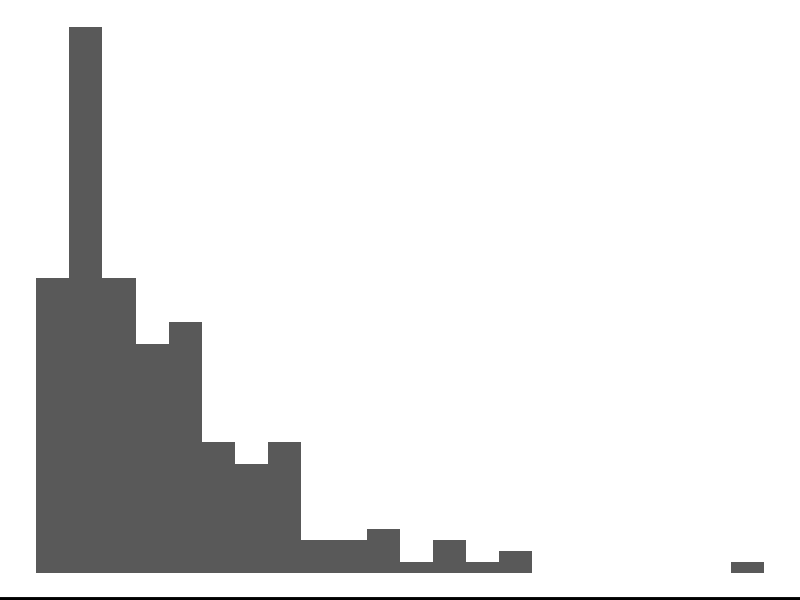
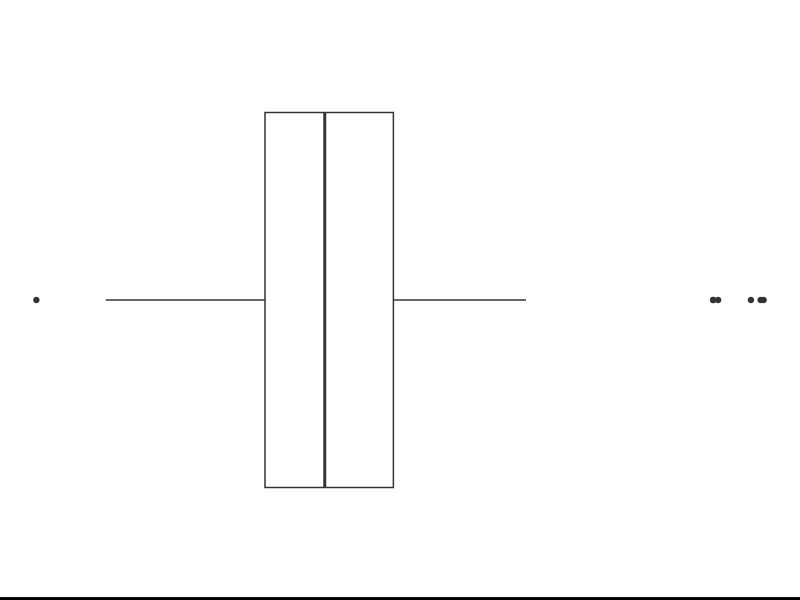
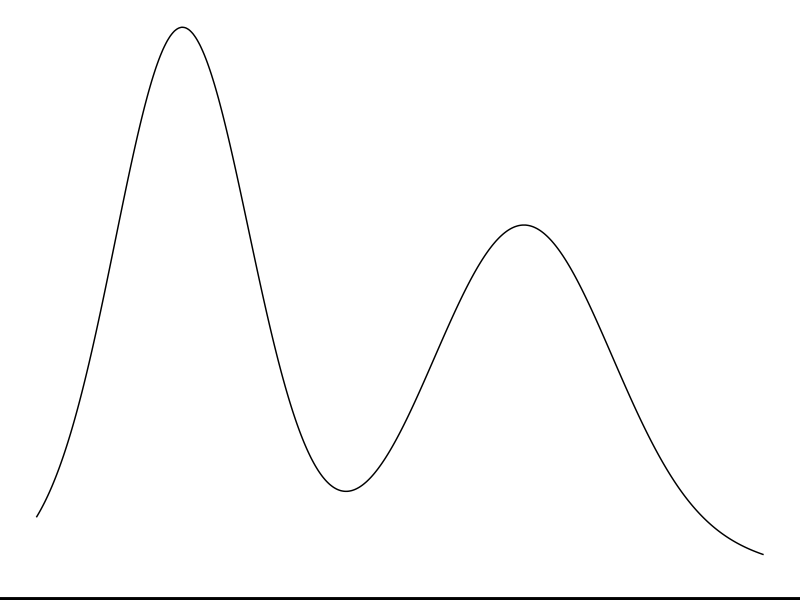
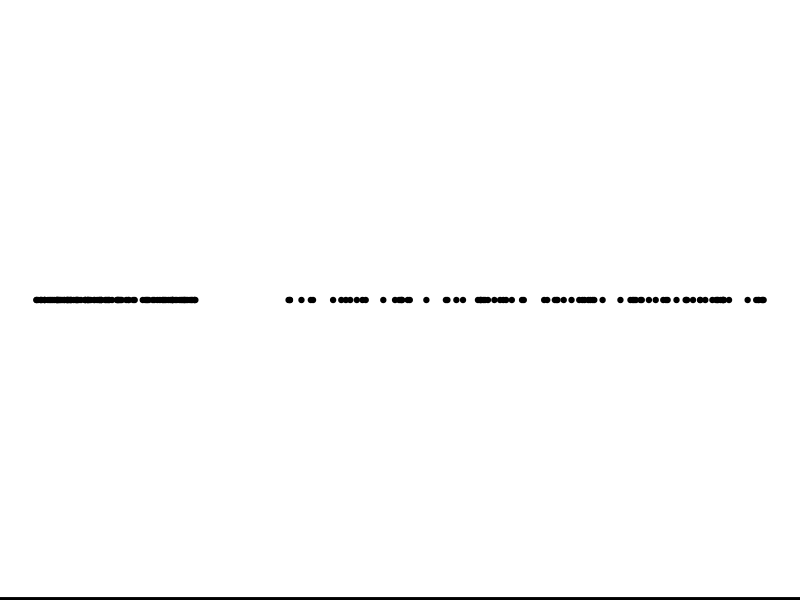
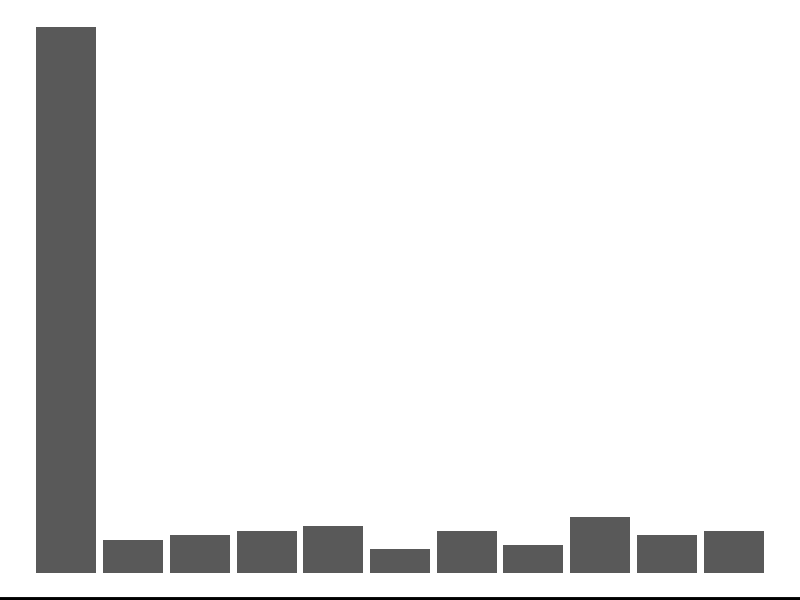
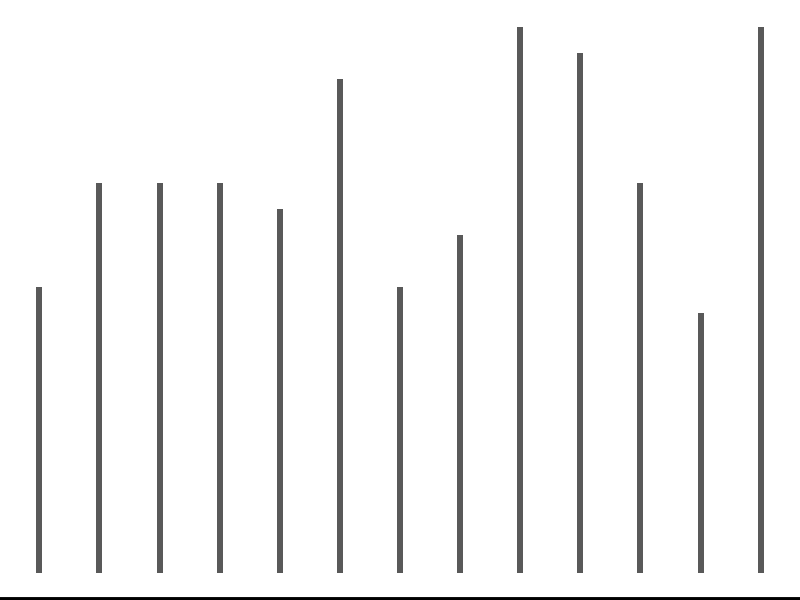
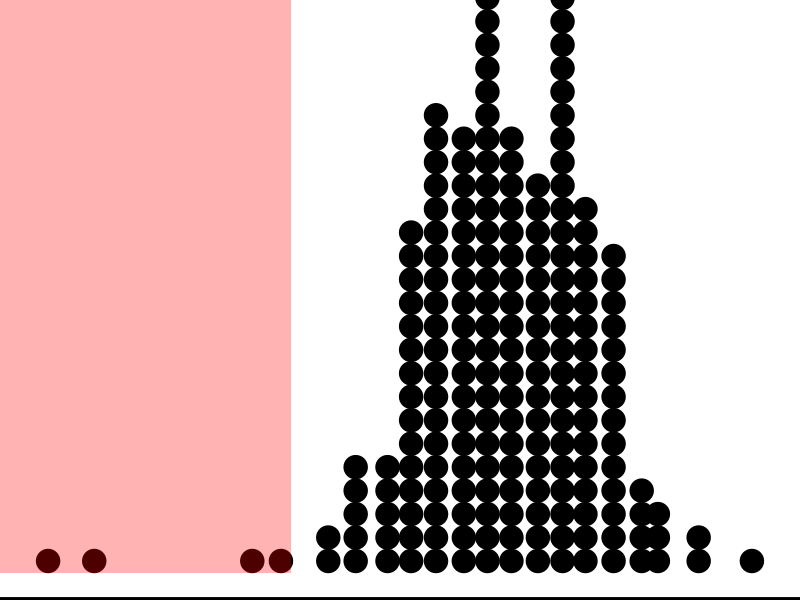
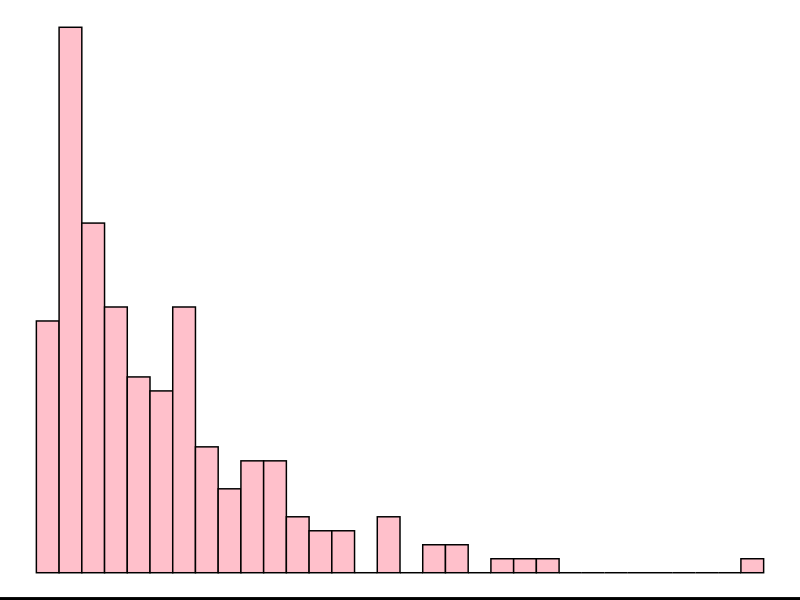

These charts were generated, in order, by the following R code: (Note: this script raises an error after producing the figures.)
## ---- chunk 1
library(tidyverse)
library(colorspace)
library(readr)
## ---- chunk 2
some_df <- tibble(id = 1:200) %>% 
  mutate(x1 = rexp(n()),
         p1 = rbinom(n(), 1, 0.98),
         x2 = p1 * rnorm(n()) + (1 - p1) * runif(n(), 4, 5),
         p2 = rbinom(n(), 1, 0.6),
         x3 = p2 * rnorm(n()) + (1 - p2) * rnorm(n(), 8, 2),
         x4 = p2 * runif(n(), 1, 3) + (1 - p2) * runif(n(), 4, 10),
         x5 = sample(0:10, size = n(), replace = TRUE, prob = c(0.6, rep(0.04, each = 10))),
         x6 = sample(18:30, size = n(), replace = TRUE),
         p3 = rbinom(n(), 1, 0.98), 
         x7 = p3 * rnorm(n()) + (1 - p3) * runif(n(), -10, -3))

ggplot(some_df, aes(x1)) + 
  geom_histogram(binwidth = 0.3) + 
  theme_void() + 
  theme(axis.line.x = element_line(color = "black", size = 2))

ggplot(some_df, aes(x2, "")) + 
  geom_boxplot(binwidth = 0.3) + 
  theme_void() + 
  theme(axis.line.x = element_line(color = "black", size = 2))

ggplot(some_df, aes(x3)) + 
  geom_density() + 
  theme_void() + 
  theme(axis.line.x = element_line(color = "black", size = 2))

ggplot(some_df, aes(x4, y = 1)) + 
  geom_point() + 
  theme_void() + 
  theme(axis.line.x = element_line(color = "black", size = 2))

ggplot(some_df, aes(x5)) + 
  geom_bar() + 
  theme_void() + 
  theme(axis.line.x = element_line(color = "black", size = 2))

ggplot(some_df, aes(x6)) + 
  geom_histogram(binwidth = 0.1) + 
  theme_void() + 
  theme(axis.line.x = element_line(color = "black", size = 2))

ggplot(some_df, aes(x7)) + 
  geom_dotplot() + 
  theme_void() + 
  annotate("rect", xmin = -Inf, xmax = sort(some_df$x7)[3] + 0.5, ymin = 0, ymax = Inf, fill = "red", alpha = 0.3) + 
  theme(axis.line.x = element_line(color = "black", size = 2))
## ---- chunk 3
ggplot(some_df, aes(x1)) + 
  geom_histogram(binwidth = 0.2, fill = "pink", color = "black") + 
  theme_void() + 
  theme(axis.line.x = element_line(color = "black", size = 2))
## ---- chunk 4
fn <- quantile(mtcars$wt, c(0, 0.25, 0.5, 0.75, 1), type = 7)
iqr <- fn[4] - fn[2]
ggplot(mtcars, aes(wt, "")) + 
  geom_boxplot(size = 1.4, width = 0.2, outlier.color = "#006DAE",
               outlier.size = 3, outlier.fill = "#006DAE") + 
  geom_dotplot(binwidth = 0.1, fill = "gray") + 
  annotate("line", x = fn[c(2,4)], y = 1.3, size = 1.3, color = "#C8008F") +
  annotate("segment", x = fn[c(2, 4, 3)], xend = fn[c(2,4, 3)],
           y = c(1.25, 1.25, 0.75), yend = c(1.35, 1.35, 0.9), size = 1.3, color = "#C8008F") +
  annotate("text", x = c(mean(fn[c(2, 4)]), fn[3]), y = c(1.4, 0.7), label = c("IQR", "median"), size = 10, color = "#C8008F") + 
  # some reason vline didn't work
  annotate("segment", x = c(fn[4] + 1.5 * iqr, fn[2] - 1.5 * iqr),  xend = c(fn[4] + 1.5 * iqr, fn[2] - 1.5 * iqr), y = -Inf, yend = Inf, linetype = "dashed") + 
  theme_void()
## ---- chunk 5
df <- tibble(x = rnorm(200) + c(rep(0, each = 195), rep(10, 5)))
ggplot(df, aes(x)) + 
  geom_histogram() + 
  geom_vline(xintercept = mean(df$x),
             color = "#EE0220", size = 1.3) + 
  geom_vline(xintercept = median(df$x),
             color = "#746FB2", size = 1.3) + 
  theme_void()
## ---- chunk 6
data(galton, package = "UsingR")
df2 <- galton %>% 
  pivot_longer(everything(), 
               names_to = "person", 
               values_to = "height") 
## ---- chunk 7
ggplot(df2, aes(height)) + 
  geom_histogram(binwidth = 1) + 
  facet_wrap(~ person, scale = "free") + 
  labs(x = "Height (inches)", y = "Frequency")

## ---- chunk 8
ggplot(df2, aes(height)) + 
  geom_histogram(binwidth = 1) + 
  facet_grid(. ~ person) + 
  labs(x = "Height (inches)", y = "Frequency")
## ---- chunk 9
galton %>% 
  arrange(parent, child) %>% 
  as_tibble() %>% 
  print(n = 3)
## ---- chunk 10
ggplot(df2, aes(height)) + 
  geom_histogram(binwidth = 1, aes(y = stat(density))) + 
  facet_wrap(~ person) + 
  labs(x = "Height (inches)", y = "Density")

## ---- chunk 11
ggplot(df2, aes(height)) + 
  geom_histogram(binwidth = 0.1, aes(y = stat(density))) + 
  facet_wrap(~ person) + 
  labs(x = "Height (inches)", y = "Density")
## ---- chunk 12
df2sum <- df2 %>% 
  group_by(person) %>% 
  summarise(med = median(height))

ggplot(df2, aes(height)) + 
  geom_histogram(binwidth = 1) + 
  facet_grid(person ~ ., as.table = FALSE) + 
  geom_vline(data = df2sum, 
             aes(xintercept = med), 
             color = "red", size = 2) + 
  labs(x = "Height (inches)", y = "Frequency")

## ---- chunk 13
ggplot(df2, aes(height, person)) + 
  geom_boxplot() + 
  labs(x = "Height (inches)", y = "")

## ---- chunk 14
data("heights", package = "dslabs")
## ---- chunk 15
ggplot(heights, aes(height)) + 
  geom_density(aes(fill = sex), size = 2) +
  scale_fill_discrete_qualitative() + 
  labs(x = "Height (inches)", y = "Density") + 
  theme(legend.position = c(0.2, 0.8)) 

## ---- chunk 16
ggplot(heights, aes(height)) + 
  geom_density(fill = "#027EB6", size = 2) +
  labs(x = "Height (inches)", y = "Density")

## ---- chunk 17
data(father.son, package = "UsingR")
df4 <- father.son %>% 
  pivot_longer(everything(), 
               names_to = "status", 
               values_to = "height") %>% 
  mutate(status = recode(status, 
                         fheight = "father",
                         sheight = "son"))
## ---- chunk 18
ggplot(df4, aes(height)) + 
  geom_histogram(binwidth = 1, aes(y = stat(density))) + 
  facet_grid(status ~ .) +
  geom_density(color = "red", size = 2) + 
  labs(x = "Height (inches)", y = "Density")

## ---- chunk 19
ggplot(df4, aes(sample = height)) +
  geom_qq_line(color = "red", size = 2) + 
  geom_qq() +
  facet_grid(. ~ status) + 
  labs(x = "Theoretical quantiles", y = "Sample quantiles")

## ---- chunk 20
ggplot(df4, aes(height, status)) + 
  geom_boxplot() + 
  labs(x = "Height (inches)", y = "")

## ---- chunk 21
data(boston, package = "spData")
df5 <- boston.c #read_tsv(bostonc[10:length(bostonc)]) 
## ---- chunk 22
df5long <- df5 %>% pivot_longer(c(MEDV:CRIM, 
                                  INDUS, NOX:PTRATIO, LSTAT),
                             names_to = "var",
                             values_to = "value") 
## ---- chunk 23
ggplot(df5, aes(MEDV)) + 
  geom_histogram(binwidth = 1, color = "black", fill = "#008A25") + 
  labs(x = "Median housing value (US$1000)", y = "Frequency")

## ---- chunk 24
ggplot(df5, aes(MEDV, y = "")) + 
  geom_boxplot(fill = "#008A25") + 
  labs(x = "Median housing value (US$1000)", y = "") + 
  theme(axis.line.y = element_blank())

## ---- chunk 25
ggplot(df5, aes(MEDV, y = "")) + 
  geom_jitter() + 
  labs(x = "Median housing value (US$1000)", y = "") + 
  theme(axis.line.y = element_blank())

## ---- chunk 26
ggplot(df5, aes(MEDV)) + 
  geom_density() + 
  geom_rug() + 
  labs(x = "Median housing value (US$1000)", y = "") + 
  theme(axis.line.y = element_blank())

## ---- chunk 27
ggplot(df5, aes(PTRATIO)) + 
  geom_histogram(fill = "#9651A0",  color = "black", binwidth = 0.2) + 
  labs(x = "Pupil-teacher ratio by town", y = "",
       title = "Bin width = 0.2, Left-open") 

## ---- chunk 28
ggplot(df5, aes(PTRATIO)) + 
  geom_histogram(fill = "#9651A0",  color = "black", binwidth = 0.5) + 
  labs(x = "Pupil-teacher ratio by town", y = "",
       title = "Bin width = 0.5, Left-open") 

## ---- chunk 29
ggplot(df5, aes(PTRATIO)) + 
  geom_histogram(fill = "#9651A0",  color = "black", bin = 30) + 
  labs(x = "Pupil-teacher ratio by town", y = "",
       title = "Bin number = 30, Left-open") 

## ---- chunk 30
ggplot(df5, aes(PTRATIO)) + 
  geom_histogram(fill = "#9651A0", color = "black", binwidth = 0.2, closed = "left") + 
  labs(x = "Pupil-teacher ratio by town", y = "",
       title = "Bin width = 0.2, Right-open") 

## ---- chunk 31
ggplot(df5, aes(PTRATIO)) + 
  geom_histogram(fill = "#9651A0", color = "black", binwidth = 0.5, closed = "left") + 
  labs(x = "Pupil-teacher ratio by town", y = "",
       title = "Bin width = 0.5, Right-open") 

## ---- chunk 32
ggplot(df5, aes(PTRATIO)) + 
  geom_histogram(fill = "#9651A0", color = "black",
                 bin = 30, closed = "left") + 
  labs(x = "Pupil-teacher ratio by town", y = "",
       title = "Bin number = 30, Right-open") 

## ---- chunk 33
ggplot(df5long, aes(value)) +
  geom_histogram() +
  facet_wrap( ~var, scale = "free") + 
  labs(x = "", y = "") + 
  theme(axis.text = element_text(size = 12))

## ---- chunk 34
data(movies, package = "ggplot2movies")
## ---- chunk 35
ggplot(movies, aes(length)) +
  geom_histogram() + 
  labs(x = "Length of movie (minutes)", y = "Frequency")

## ---- chunk 36
ggplot(movies, aes(length, y = "")) +
  geom_boxplot() + 
  labs(x = "Length of movie (minutes)", y = "") + 
  theme(axis.line.y = element_blank())

## ---- chunk 37
movies %>% 
  filter(length > 1000) %>% 
  pull(title) %>% 
  cat(sep = "\n")
## ---- chunk 38
movies %>% 
  filter(length < 180) %>% 
  ggplot(aes(length)) +
  geom_histogram(binwidth = 1, fill = "#795549", color = "black") + 
  labs(x = "Length of movie (minutes)", y = "Frequency") 

## ---- chunk 39
data <- c(2, 2, 1, 1, 3, 3, 3, 1)
factor(data)
## ---- chunk 40
factor(data, labels = c("I", "II", "III"))
## ---- chunk 41
# numerical input are ordered in increasing order #<<
factor(c(1, 3, 10))
# character input are ordered alphabetically #<<
factor(c("1", "3", "10"))
# you can specify order of levels explicitly #<<
factor(c("1", "3", "10"),  levels = c("1", "3", "10"))
## ---- chunk 42
x <- factor(c(10, 20, 30, 10, 20))
mean(x)
## ---- chunk 43
mean(as.numeric(x))
## ---- chunk 44
mean(as.numeric(levels(x)[x]))
## ---- chunk 45
mean(as.numeric(as.character(x)))
## ---- chunk 46
data("btw2009", package = "flexclust")
east <- c("Brandenburg", "Mecklenburg-Vorpommern", "Sachsen",
          "Sachsen-Anhalt", "Thueringen")
df1 <- btw2009 %>%  
  group_by(state) %>% 
  summarise(voters = sum(eligible) / 1e6) %>% 
  mutate(loc = ifelse(state %in% east, "East", "West"))
## ---- chunk 47
df1 %>% 
  ggplot(aes(voters, state)) + 
  geom_col() + 
  labs(x = "Voters (millions)", y = "") 

## ---- chunk 48
df1 %>% 
  mutate(state = fct_reorder(state, voters)) %>% 
  ggplot(aes(voters, state)) + 
  geom_col() + 
  labs(x = "Voters (millions)", y = "") 

## ---- chunk 49
df1 %>% 
  mutate(state = fct_reorder(state, voters)) %>% 
  ggplot(aes(voters, state)) + 
  geom_col() + 
  labs(x = "Voters (millions)", y = "") + 
  facet_grid(loc ~ ., scale = "free_y") 
  
## ---- chunk 50
data("Fleiss93", package = "meta")
df8 <- Fleiss93 %>% 
  mutate(total = n.e + n.c)
## ---- chunk 51
df8 %>% 
  mutate(study = fct_reorder(study, desc(total))) %>% 
  ggplot(aes(study, total)) + 
  geom_col() + 
  labs(x = "", y = "Frequency") + 
  guides(x = guide_axis(n.dodge = 2))

## ---- chunk 52
df8 %>% 
  mutate(study = ifelse(total < 2000, "Other", study),
         study = fct_reorder(study, desc(total))) %>% 
  ggplot(aes(study, total)) + 
  geom_col() + 
  labs(x = "", y = "Frequency") 

## ---- chunk 53
data(anorexia, package = "MASS")

df9tab <- table(anorexia$Treat) %>% 
  as.data.frame() %>% 
  rename(Treatment = Var1, Frequency = Freq)

## ---- chunk 54
ggplot(anorexia, aes(Treat)) + 
  geom_bar() + 
  labs(x = "", y = "Frequency") 

## ---- chunk 55
df <- data.frame(var = c("F", "F", "M", "M", "F"))
dftab <- as.data.frame(table(df$var))

df
dftab
## ---- chunk 56
df9 <- as_tibble(Titanic)
## ---- chunk 57
df9 %>% 
  group_by(Class) %>% 
  summarise(total = sum(n)) %>% 
  ggplot(aes(Class, total)) + 
  geom_col(fill = "#ee64a4") + 
  labs(x = "", y = "Frequency") 

## ---- chunk 58
df9 %>% 
  group_by(Sex) %>% 
  summarise(total = sum(n)) %>% 
  ggplot(aes(Sex, total)) + 
  geom_col(fill = "#746FB2") + 
  labs(x = "", y = "Frequency") 

## ---- chunk 59
df9 %>% 
  group_by(Age) %>% 
  summarise(total = sum(n)) %>% 
  ggplot(aes(Age, total)) + 
  geom_col(fill = "#C8008F") + 
  labs(x = "", y = "Frequency") 

## ---- chunk 60
df9 %>% 
  group_by(Survived) %>% 
  summarise(total = sum(n)) %>% 
  ggplot(aes(Survived, total)) + 
  geom_col(fill = "#795549") + 
  labs(x = "Survived", y = "Frequency") 

## ---- chunk 61
library(patchwork)
g1 <- df9 %>% 
  group_by(Class) %>% 
  summarise(total = sum(n)) %>% 
  ggplot(aes(Class, total)) + 
  geom_col() + 
  labs(x = "", y = "Frequency") 

g2 <- df9 %>% 
  group_by(Class) %>% 
  summarise(total = sum(n)) %>% 
  ggplot(aes(Class, total)) + 
  geom_col(fill = "#006DAE") + 
  guides(fill = FALSE) + 
  labs(x = "", y = "Frequency") + 
  scale_fill_discrete_qualitative()

g3 <- df9 %>% 
  group_by(Class) %>% 
  summarise(total = sum(n)) %>% 
  ggplot(aes(Class, total)) + 
  geom_col(aes(fill = Class)) + 
  guides(fill = FALSE) + 
  labs(x = "", y = "Frequency") + 
  scale_fill_discrete_qualitative()

g1 + g2 + g3
## ---- chunk 62
df11 <- tibble(party = c("Fine Gael", "Labour", "Fianna Fail",
                         "Sinn Fein", "Indeps", "Green", "Undecided"),
               nos = c(181, 51, 171, 119, 91, 4, 368)) 
df11v2 <- df11 %>% filter(party != "Undecided")
df11
## ---- chunk 63
g11 <- df11 %>% 
  ggplot(aes("", nos, fill = party)) + 
  geom_col(color = "black") + 
  labs(y = "", x = "") + 
  coord_polar("y") +
  theme(axis.line = element_blank(),
        axis.line.y = element_blank(),
        axis.text = element_blank(),
        panel.grid.major = element_blank()) +
  scale_fill_discrete_qualitative(name = "Party")
g11

## ---- chunk 64
g11 %+% df11v2 + 
  # below is needed to keep the same color scheme as before
  scale_fill_manual(values = qualitative_hcl(7)[1:6])

## ---- chunk 65
df <- data.frame(var = c("A", "B", "C"), perc = c(40, 40, 20))
g <- ggplot(df, aes("", perc, fill = var)) + 
  geom_col()
g
## ---- chunk 66
g + coord_polar("y")
## ---- chunk 67
dummy <- data.frame(var = LETTERS[1:20], 
                 n = round(rexp(20, 1/100)))
g <- ggplot(dummy, aes(var, n)) + geom_col(fill = "pink", color = "black")
g
## ---- chunk 68
g + coord_polar("x") + theme_void()
